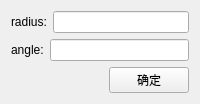
                <widget class="QWidget" name="page_6">
                 <layout class="QVBoxLayout" name="verticalLayout_8">
                  <item>
                   <layout class="QHBoxLayout" name="horizontalLayout_17">
                    <item>
                     <widget class="QLabel" name="label_5">
                      <property name="text">
                       <string>radius:</string>
                      </property>
                     </widget>
                    </item>
                    <item>
                     <widget class="QLineEdit" name="lineEdit_arc_radius"/>
                    </item>
                   </layout>
                  </item>
                  <item>
                   <layout class="QHBoxLayout" name="horizontalLayout_18">
                    <item>
                     <widget class="QLabel" name="label_6">
                      <property name="text">
                       <string>angle:</string>
                      </property>
                     </widget>
                    </item>
                    <item>
                     <widget class="QLineEdit" name="lineEdit_arc_angle"/>
                    </item>
                   </layout>
                  </item>
                  <item>
                   <layout class="QHBoxLayout" name="horizontalLayout_19">
                    <item>
                     <spacer name="horizontalSpacer_6">
                      <property name="orientation">
                       <enum>Qt::Horizontal</enum>
                      </property>
                      <property name="sizeHint" stdset="0">
                       <size>
                        <width>40</width>
                        <height>20</height>
                       </size>
                      </property>
                     </spacer>
                    </item>
                    <item>
                     <widget class="QPushButton" name="pushButton_arc_ok">
                      <property name="text">
                       <string>确定</string>
                      </property>
                     </widget>
                    </item>
                   </layout>
                  </item>
                 </layout>
                </widget>
